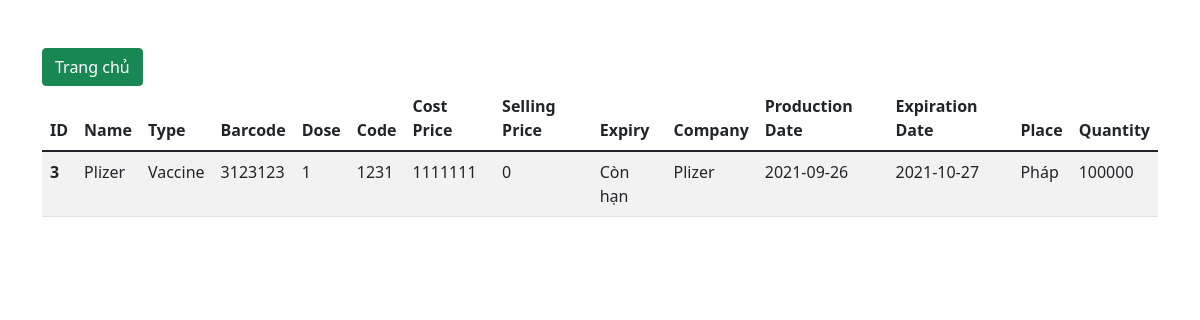
/chitiet.php?id=3, run on the app's committed database.
### tables this page shows
CREATE TABLE `drugs` (
  `id` int(11) NOT NULL,
  `name` varchar(255) NOT NULL,
  `type` varchar(100) NOT NULL,
  `barcode` varchar(100) NOT NULL,
  `dose` varchar(100) NOT NULL,
  `code` varchar(100) NOT NULL,
  `cost_price` int(11) NOT NULL,
  `selling_price` int(11) NOT NULL,
  `expiry` varchar(100) NOT NULL,
  `company_name` varchar(100) NOT NULL,
  `production_date` date NOT NULL,
  `expiration_date` date NOT NULL,
  `place` varchar(100) NOT NULL,
  `quantity` int(11) NOT NULL
);

### src/chitiet.php (the view, shortened to what this page needs)
<!DOCTYPE html>
<html lang="en">
<head>
    <link rel="stylesheet" href="https://cdnjs.cloudflare.com/ajax/libs/font-awesome/6.0.0-beta2/css/all.min.css" />
    <link href="https://cdn.jsdelivr.net/npm/bootstrap@5.1.3/dist/css/bootstrap.min.css" rel="stylesheet">
</head>
<body>
    <div class="container">
        <a href="index.php"><button class="btn btn-success mt-5">Trang chủ</button></a>
        <table class="table table-striped">
            <thead>
                <tr>
                    <th scope="col">ID</th>
                    <th scope="col">Name</th>
                    <th scope="col">Type</th>
                    <th scope="col">Barcode</th>
                    <th scope="col">Dose</th>
                    <th scope="col">Code</th>
                    <th scope="col">Cost Price</th>
                    <th scope="col">Selling Price</th>
                    <th scope="col">Expiry</th>
                    <th scope="col">Company</th>
                    <th scope="col">Production Date</th>
                    <th scope="col">Expiration Date</th>
                    <th scope="col">Place</th>
                    <th scope="col">Quantity</th>
                </tr>
            </thead>
            <tbody>
                <?php
                include('config.php');
                $id = $_GET['id'];
                $rs2 = mysqli_query($conn, "SELECT * FROM drugs where id = '$id'");
                $row2 = mysqli_fetch_assoc($rs2);
                if (mysqli_num_rows($rs2) > 0) {
                ?>
                        <tr>
                        <th scope="row"><?php echo $row2['id']?></th>
                        <td><?php echo $row2['name']?></td>
                        <td><?php echo $row2['type']?></td>
                        <td><?php echo $row2['barcode']?></td>
                        <td><?php echo $row2['dose']?></td>
                        <td><?php echo $row2['code']?></td>
                        <td><?php echo $row2['cost_price']?></td>
                        <td><?php echo $row2['selling_price']?></td>
                        <td><?php echo $row2['expiry']?></td>
                        <td><?php echo $row2['company_name']?></td>
                        <td><?php echo $row2['production_date']?></td>
                        <td><?php echo $row2['expiration_date']?></td>
                        <td><?php echo $row2['place']?></td>
                        <td><?php echo $row2['quantity']?></td>
                        </tr>
                <?php
                }
                ?>
            </tbody>
        </table>
    </div>
</body>
</html>

### data on the page
drugs: id "3", name "Plizer", type "Vaccine", barcode "3123123", dose "1", code "1231", cost_price "1111111", selling_price "0", expiry "Còn hạn", company_name "Plizer", production_date "2021-09-26", expiration_date "2021-10-27", place "Pháp", quantity "100000"
